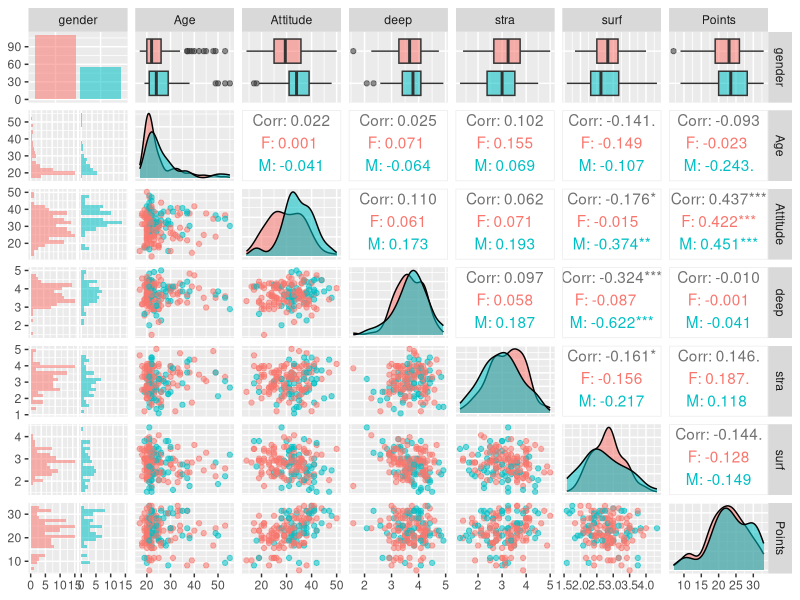
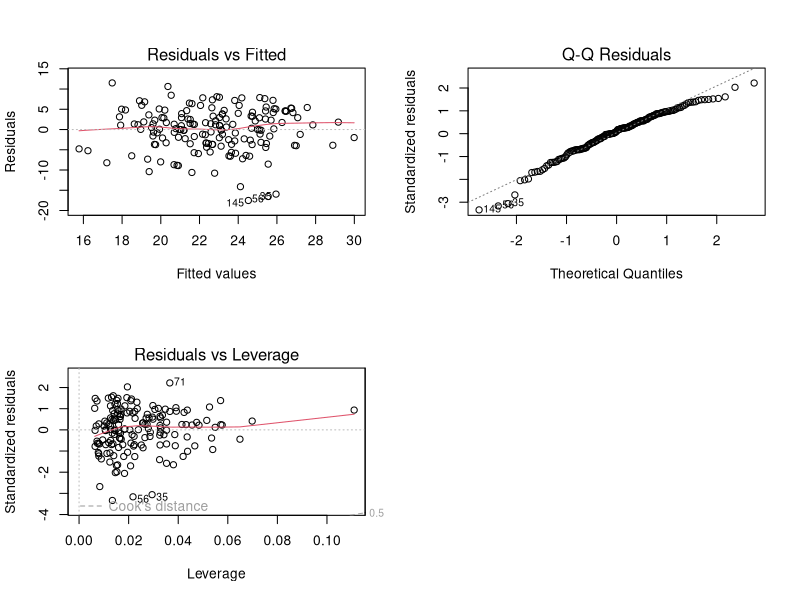

These charts were generated, in order, by the following R code:
## ---- chunk 1
# assigning the data to something easier to write in codes
lrn2020 <- read.table("data/learning2020.txt")

# dimensions of data: 166 observations and 7 variables
dim(lrn2020)

# structure of data: str() / gives you structural info and the amount of obs. & variables
str(lrn2020)

# structure of data: head() / I like this a bit more than str() for structural info, easier to read!
head(lrn2020)

## ---- chunk 2
# accessing GGally-library 
library(GGally)

# accessing ggplot2-library
library(ggplot2)

# creating plot matrix "p"
p <- ggpairs(lrn2020, mapping = aes(col = gender, alpha = 0.3), lower = list(combo = wrap("facethist", bins = 20)))

#printing out the created matrix "p"
p

## ---- chunk 3

# creating model with points versus attitude, strategic and deep learning
model_x <- lm(Points ~ Attitude + stra + deep, data = lrn2020)

summary(model_x)

## ---- chunk 4

## ---- chunk 5
par(mfrow = c(2,2))
plot(model_x, which = c(1,2,5))

date()
